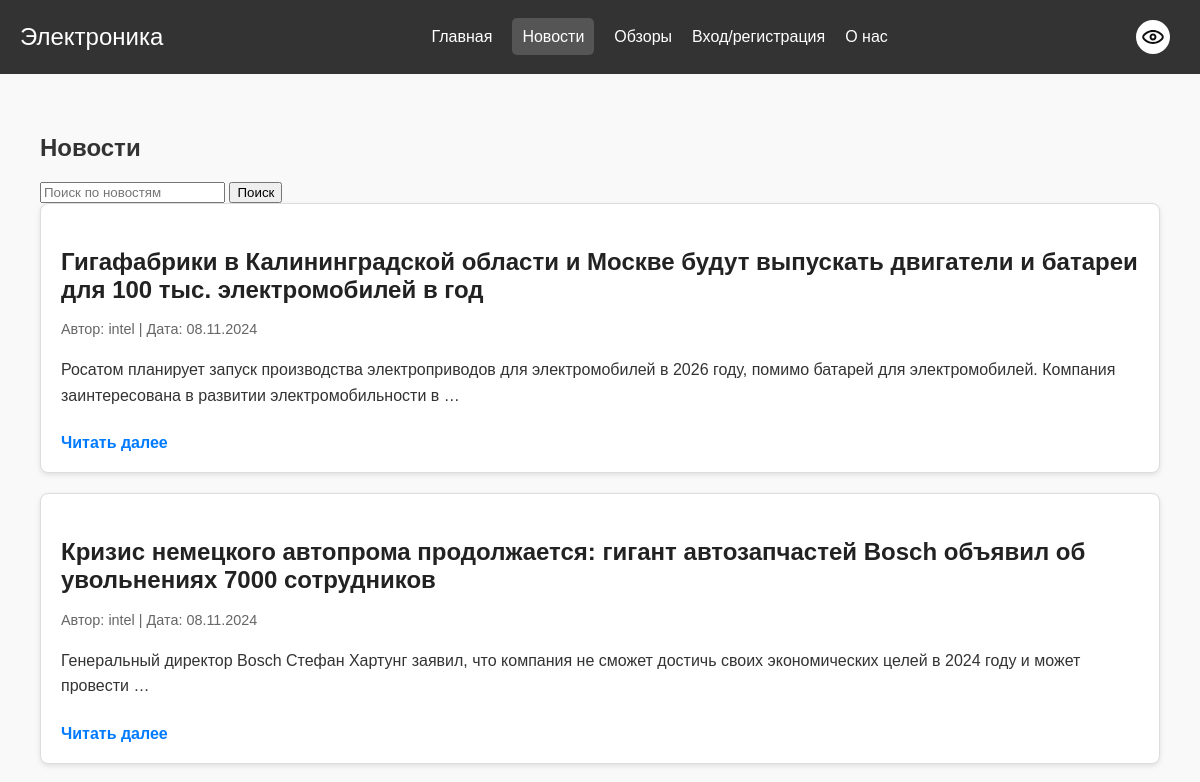
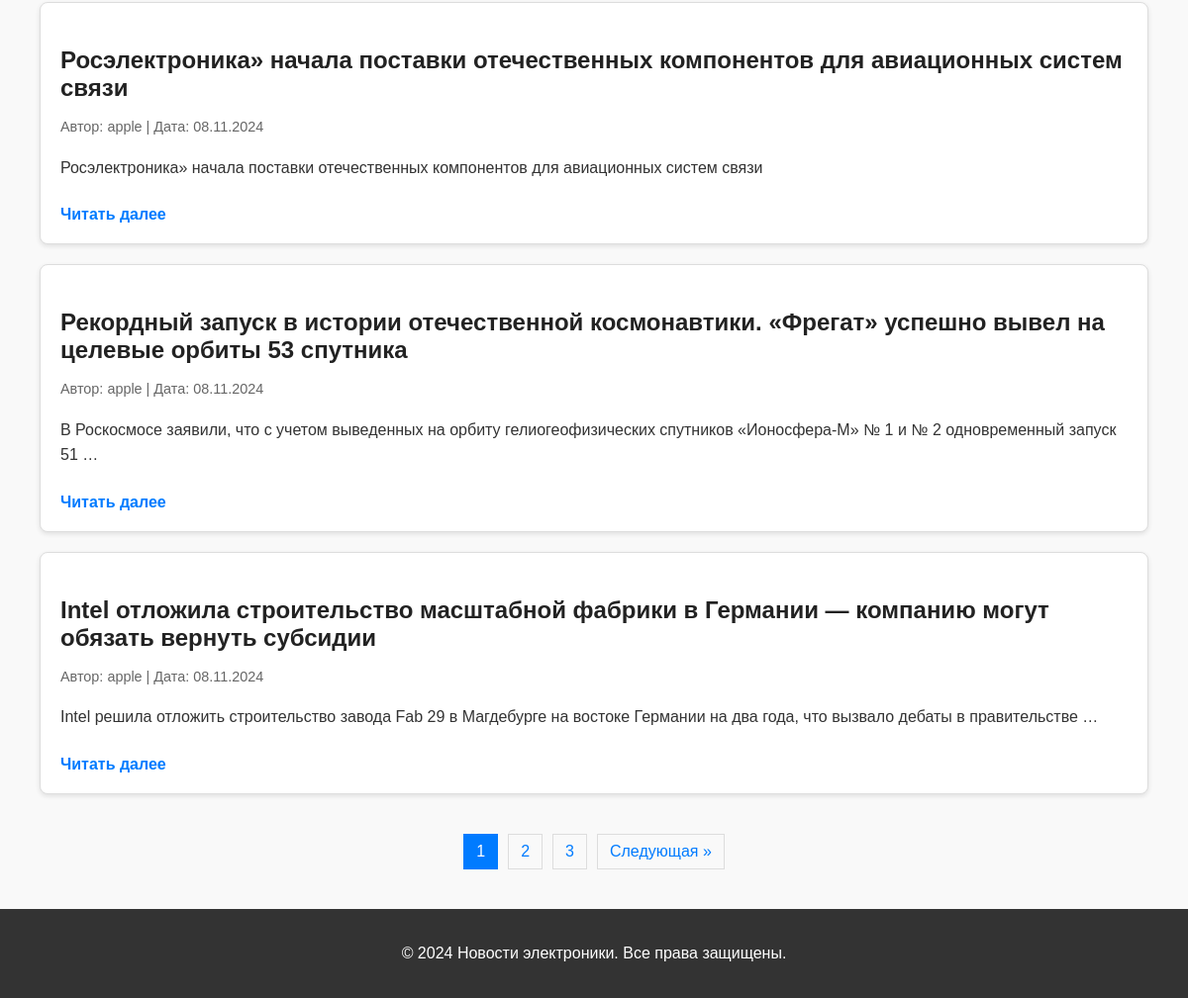
Page /news/ on the committed database (2 pictures, top to bottom).
### news/models.py (models this page shows, shortened)
class Content(models.Model):
    CONTENT_TYPES = [
        ('news', 'Новости'),
        ('review', 'Обзор'),
    ]
    title = models.CharField(max_length=200)
    content = models.TextField()
    created_at = models.DateTimeField(auto_now_add=True)
    author = models.ForeignKey('UserProfile', on_delete=models.CASCADE)
    type = models.CharField(max_length=10, choices=CONTENT_TYPES)
    age_restriction = models.BooleanField(default=False, verbose_name="Возрастные ограничения")

class UserProfile(AbstractUser):
    username = models.CharField(max_length=20, unique=True, blank=False)
    nickname = models.CharField(max_length=15, blank=False)
    birthdate = models.DateField(blank=False, null=False)
    avatar = models.ImageField(upload_to='user_avatars', default='user_avatars/default-avatar.png')
    email = models.EmailField(unique=True)
    can_publish_content = models.BooleanField(default=True, verbose_name='Может публиковать контент')

### news/views.py (the view)
# urls.py: path('news/', views.news_reviews, name='news'),
def news_reviews(request):
    search_query = request.GET.get('search', '')
    news_list = Content.objects.filter(type='news').order_by('-created_at')
    if search_query:
        news_list = news_list.filter(
            content__icontains=search_query
        ) | news_list.filter(
            title__icontains=search_query
        )
    news_paginator = Paginator(news_list, 5)
    news_page_number = request.GET.get('news_page')
    news_page_obj = news_paginator.get_page(news_page_number)
    context = {
        'news_page_obj': news_page_obj,
        'search': search_query,
    }
    return render(request, 'news.html', context)

### news/templates/news.html (shortened to what this page needs)
{% extends 'base.html' %}
{% load static %}
{% block extra_css %}
<link rel="stylesheet" href="{% static 'css/news.css' %}">
{% endblock %}
{% block content %}
<div class="content-container">
    <h2>Новости</h2>
    <form method="GET" action="{% url 'news' %}">
        <input type="text" name="search" placeholder="Поиск по новостям" value="{{ search }}">
        <button type="submit">Поиск</button>
    </form>
    <div class="news-section">
        {% for news in news_page_obj %}
        <div class="news-card">
            <h3>{{ news.title }}</h3>
            <p class="news-meta">
                {% if user.is_authenticated %}
                <a href = "{% url 'user_detail' news.author.id%}" >Автор: {{ news.author.nickname }}</a>
                {% else %}
                Автор: {{ news.author.nickname }}
                {% endif %}
                | Дата: {{ news.created_at|date:"d.m.Y" }}
            </p>
            <p>{{ news.content|truncatewords:20 }}</p>
            <a href="{% url 'content_detail' news.id %}">Читать далее</a>
        </div>
        {% empty %}
        <p>Нет новостей для отображения.</p>
        {% endfor %}
    </div>
    <div class="pagination">
        {% for page_num in news_page_obj.paginator.page_range %}
        {% if page_num == news_page_obj.number %}
        <span class="current">{{ page_num }}</span>
        {% elif page_num > news_page_obj.number|add:'-3' and page_num < news_page_obj.number|add:'3' %}
        <a href="?news_page={{ page_num }}&search={{ search }}">{{ page_num }}</a>
        {% endif %}
        {% endfor %}
        {% if news_page_obj.has_next %}
        <a href="?news_page={{ news_page_obj.next_page_number }}&search={{ search }}">Следующая &raquo;</a>
        {% endif %}
    </div>
</div>
{% endblock %}

### news/static/css/base.css (style rules this page uses)
body { margin: 0; font-family: Arial, sans-serif; display: flex; flex-direction: column; min-height: 100vh; }
body { background-color: #f9f9f9; color: #333; }

### news/static/css/news.css (style rules this page uses)
.content-container { max-width: 1200px; margin: 0 auto; padding: 20px; }
.news-card { background-color: #fff; border: 1px solid #ddd; border-radius: 8px; padding: 20px; margin-bottom: 20px; box-shadow: 0 2px 5px rgba(0, 0, 0, 0.1); }
.news-card h3 { font-size: 1.5em; margin-bottom: 10px; color: #222; }
.news-card .news-meta { font-size: 0.9em; color: #666; margin-bottom: 10px; }
.news-card p { font-size: 1em; color: #333; line-height: 1.6; }
.news-card a { display: inline-block; margin-top: 10px; font-weight: bold; color: #007bff; text-decoration: none; }
.news-section, .review-section { margin-bottom: 40px; }
.pagination { display: flex; gap: 10px; justify-content: center; margin-top: 20px; }
.pagination a { text-decoration: none; padding: 8px 12px; border: 1px solid #ddd; color: #007bff; }
.pagination .current { padding: 8px 12px; background-color: #007bff; color: white; border: 1px solid #007bff; }

### rows in the picture
Content: title "Гигафабрики в Калининградской области и Москве будут выпускать двигатели и батареи для 100 тыс. электромобилей в год", author.nickname "intel", created_at "08.11.2024", content "Росатом планирует запуск производства электроприводов для электромобилей в 2026 году, помимо батарей для электромобилей. Компания заинтересована в развитии электромобильности в …"
Content: title "Кризис немецкого автопрома продолжается: гигант автозапчастей Bosch объявил об увольнениях 7000 сотрудников", author.nickname "intel", created_at "08.11.2024", content "Генеральный директор Bosch Стефан Хартунг заявил, что компания не сможет достичь своих экономических целей в 2024 году и может провести …"
Content: title "Росэлектроника» начала поставки отечественных компонентов для авиационных систем связи", author.nickname "apple", created_at "08.11.2024", content "Росэлектроника» начала поставки отечественных компонентов для авиационных систем связи"
Content: title "Рекордный запуск в истории отечественной космонавтики. «Фрегат» успешно вывел на целевые орбиты 53 спутника", author.nickname "apple", created_at "08.11.2024", content "В Роскосмосе заявили, что с учетом выведенных на орбиту гелиогеофизических спутников «Ионосфера-М» № 1 и № 2 одновременный запуск 51 …"
Content: title "Intel отложила строительство масштабной фабрики в Германии — компанию могут обязать вернуть субсидии", author.nickname "apple", created_at "08.11.2024", content "Intel решила отложить строительство завода Fab 29 в Магдебурге на востоке Германии на два года, что вызвало дебаты в правительстве …"

### other values in the picture
{{ page_num }} "1"
{{ page_num }} "2" "3"
